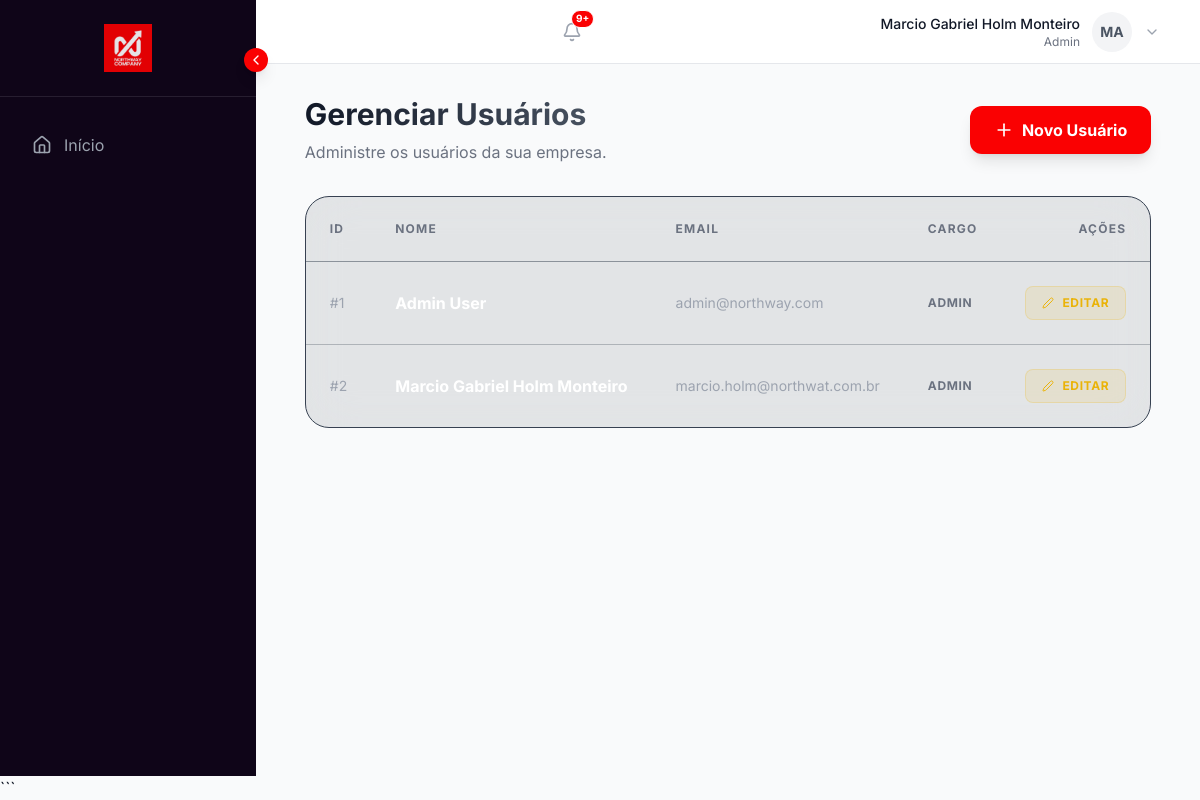
/admin/users (signed in), run on the app's committed database.
### models.py (models this page shows, shortened)
class User(UserMixin, db.Model):
    id = db.Column(db.Integer, primary_key=True)
    name = db.Column(db.String(100), nullable=False)
    email = db.Column(db.String(120), unique=True, nullable=False)
    supabase_uid = db.Column(db.String(100), unique=True, nullable=True)
    password_hash = db.Column(db.String(200), nullable=False)
    password_hash = db.Column(db.String(200), nullable=False)
    role = db.Column(db.String(20), nullable=False, default=ROLE_SALES) # Legacy/Fallback
    role_id = db.Column(db.Integer, db.ForeignKey('role.id'), nullable=True) # New RBAC
    company_id = db.Column(db.Integer, db.ForeignKey('company.id'), nullable=True) # Nullable for Supabase Auth Triggers
    created_at = db.Column(db.DateTime, default=datetime.utcnow)
    profile_image = db.Column(db.String(150), nullable=True)
    phone = db.Column(db.String(20), nullable=True)
    status_message = db.Column(db.String(100), nullable=True)
    is_super_admin = db.Column(db.Boolean, default=False)
    onboarding_dismissed = db.Column(db.Boolean, default=False)
    leads = db.relationship('Lead', backref='assigned_user', lazy=True)
    allowed_pipelines = db.relationship('Pipeline', secondary=user_pipeline_association, backref=db.backref('allowed_users', lazy='dynamic'))
    def has_permission(self, permission):
        if self.is_super_admin:
            return True
        if self.user_role and self.user_role.permissions:
            return permission in self.user_role.permissions

### routes/admin.py (the view)
@admin_bp.route('/admin/users')
def users():
    from models import User, Role # Lazy Import
    """
    List users ONLY for the current user's company.
    """
    users = User.query.filter_by(company_id=current_user.company_id).all()
    roles = Role.query.filter_by(company_id=current_user.company_id).all()
    return render_template('admin/users.html', users=users)

### routes/admin.py (called while the page is built)
@admin_bp.before_request
@login_required
def check_admin_access():
    if not current_user.has_permission('admin_view') and current_user.role.lower() != 'admin':
        abort(403)

### templates/admin/users.html (shortened to what this page needs)
{% extends "base.html" %}
{% block content %}
<div class="p-8 max-w-7xl mx-auto">
    <div class="flex justify-between items-center mb-8">
        <div>
            <h1 class="text-3xl font-bold bg-clip-text text-transparent bg-gradient-to-r from-gray-900 to-gray-600">
            </h1>
            <p class="text-gray-500 mt-2">Administre os usuários da sua empresa.</p>
        </div>
        <a href="{{ url_for('admin.new_user') }}"
            class="bg-[#fa0102] text-white px-6 py-3 rounded-xl font-bold hover:bg-red-700 transition-all flex items-center shadow-lg hover:shadow-red-500/30">
            <i data-lucide="plus" class="w-5 h-5 mr-2"></i> Novo Usuário
        </a>
    </div>
    <div class="bg-gray-800/10 backdrop-blur-xl rounded-3xl border border-gray-700 overflow-hidden">
        <div class="overflow-x-auto">
            <table class="w-full text-left border-collapse">
                <thead>
                    <tr class="border-b border-gray-700/50">
                        <th class="p-6 text-xs font-bold text-gray-500 uppercase tracking-widest">ID</th>
                        <th class="p-6 text-xs font-bold text-gray-500 uppercase tracking-widest">Nome</th>
                        <th class="p-6 text-xs font-bold text-gray-500 uppercase tracking-widest">Email</th>
                        <th class="p-6 text-xs font-bold text-gray-500 uppercase tracking-widest">Cargo</th>
                        <th class="p-6 text-xs font-bold text-gray-500 uppercase tracking-widest text-right">Ações</th>
                    </tr>
                </thead>
                <tbody class="divide-y divide-gray-700/30">
                    {% for user in users %}
                    <tr class="hover:bg-white/5 transition-colors group">
                        <td class="p-6 text-sm text-gray-400">#{{ user.id }}</td>
                        <td class="p-6">
                            <div class="font-bold text-white group-hover:text-red-400 transition-colors">{{ user.name }}
                            </div>
                        </td>
                        <td class="p-6 text-sm text-gray-400">{{ user.email }}</td>
                        <td class="p-6 text-xs font-bold text-gray-500 uppercase tracking-wider">{{ user.role }}</td>
                        <td class="p-6 text-right">
                            <a href="{{ url_for('admin.edit_user', user_id=user.id) }}"
                                class="inline-flex items-center justify-center px-4 py-2 bg-yellow-500/10 text-yellow-500 rounded-lg hover:bg-yellow-500 hover:text-white transition-all text-xs font-bold uppercase tracking-wider border border-yellow-500/20">
                                <i data-lucide="edit-2" class="w-3 h-3 mr-2"></i> Editar
                            </a>
                        </td>
                    </tr>
                    {% endfor %}
                </tbody>
            </table>
        </div>
    </div>
</div>
{% endblock %}

### templates/base.html (shortened to what this page needs)
<!DOCTYPE html>
<html lang="pt-BR">
<head>
    <script src="https://cdn.tailwindcss.com"></script>
</head>
<body
    class="bg-gray-50 text-gray-900 font-sans h-screen flex flex-col overflow-hidden selection:bg-northway-red selection:text-white">
    <div class="flex-1 flex flex-row overflow-hidden relative w-full h-full">
        {% if current_user.is_authenticated and not current_user.is_super_admin %}
        <aside id="sidebar"
            class="fixed inset-y-0 left-0 z-[70] transform -translate-x-full md:relative md:translate-x-0
               w-64 bg-northway-dark text-white flex flex-col flex-shrink-0 transition-transform duration-300 ease-in-out group md:h-full">
            <div class="hidden md:flex p-6 items-center justify-center border-b border-white/10 min-h-[5rem]">
                <img id="sidebar-logo" src="{{ url_for('static', filename='images/logo.png') }}" alt="NorthWay"
                    class="max-h-12 w-auto opacity-90 hover:opacity-100 transition-all duration-300">
            </div>
            <nav class="flex-1 px-4 py-6 space-y-2 overflow-y-auto no-scrollbar">
                <a href="{{ url_for('dashboard.home') }}"
                    class="flex items-center gap-3 px-4 py-3 text-gray-400 hover:text-white hover:bg-white/5 rounded-xl transition-colors whitespace-nowrap ">
                    <i data-lucide="home" class="w-5 h-5 flex-shrink-0"></i>
                    <span class="sidebar-text transition-opacity duration-300">Início</span>
                </a>
            </nav>
            <button id="sidebar-toggle" onclick="toggleSidebar()"
                class="hidden md:flex absolute -right-3 top-12 bg-northway-red text-white w-6 h-6 rounded-full items-center justify-center shadow-lg hover:bg-red-700 transition-colors z-50">
                <i data-lucide="chevron-left" class="w-4 h-4 transition-transform duration-300"
                    id="sidebar-toggle-icon"></i>
            </button>
        </aside>
        {% endif %}
        <main class="flex-1 flex flex-col min-w-0 overflow-hidden relative">
            {% if current_user.is_authenticated and not current_user.is_super_admin %}
            <header
                class="bg-white border-b border-gray-200 h-16 flex items-center justify-between px-8 flex-shrink-0 z-40">
                <div class="relative mr-4">
                    <button id="notification-btn"
                        class="text-gray-400 hover:text-gray-600 transition-colors relative p-2 rounded-full hover:bg-gray-100">
                        <i data-lucide="bell" class="w-5 h-5"></i>
                        <span id="notification-badge"
                            class="absolute top-1 right-1 w-2.5 h-2.5 bg-northway-red rounded-full hidden border border-white"></span>
                    </button>
                </div>
                <div class="relative">
                    <button onclick="toggleUserMenu()"
                        class="flex items-center gap-3 hover:bg-gray-50 p-2 rounded-lg transition-colors focus:outline-none">
                        <div class="text-right hidden md:block">
                            <p class="text-sm font-medium text-gray-900">{{ current_user.name }}</p>
                            <p class="text-xs text-gray-500">{{ current_user.role|capitalize }}</p>
                        </div>
                        <div
                            class="w-10 h-10 rounded-full bg-gray-100 flex items-center justify-center text-sm font-bold text-gray-600 overflow-hidden ring-2 ring-transparent hover:ring-gray-200 transition-all">
                            {% if current_user.profile_image %}
                            <img src="{{ url_for('static', filename='uploads/profiles/' + current_user.profile_image) }}"
                                alt="Profile" class="w-full h-full object-cover">
                            {% else %}
                            {{ current_user.name[:2].upper() }}
                            {% endif %}
                        </div>
                        <i data-lucide="chevron-down" class="w-4 h-4 text-gray-400"></i>
                    </button>
                </div>
            </header>
            {% endif %}
            {% block content %}{% endblock %}
        </main>
    </div>
</body>
</html>

### templates/base.html (style rules this page uses)
body { -webkit-font-smoothing: antialiased; -moz-osx-font-smoothing: grayscale; }

### data on the page
User: name "Marcio Gabriel Holm Monteiro", role "Admin", name "MA", id "2", email "marcio.holm@northwat.com.br", role "ADMIN"
User: id "1", name "Admin User", email "admin@northway.com", role "ADMIN"
